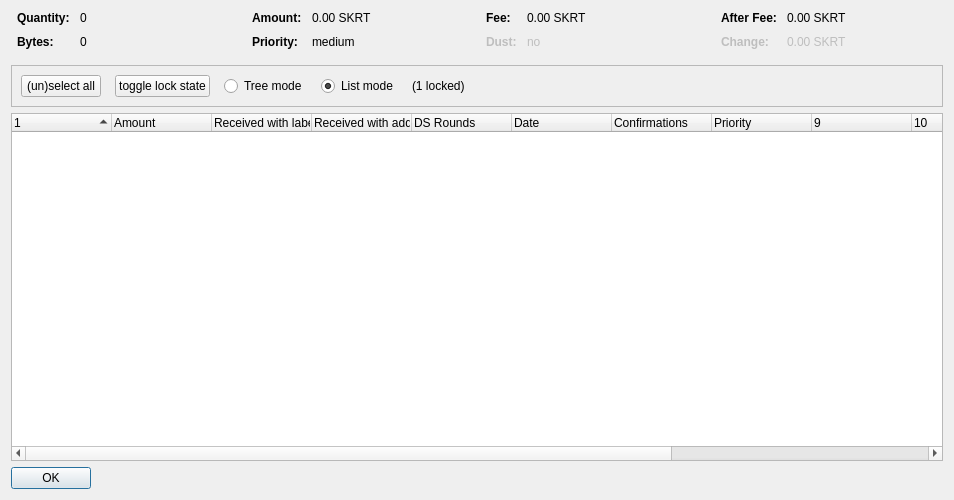
<?xml version="1.0" encoding="UTF-8"?>
<ui version="4.0">
 <class>CoinControlDialog</class>
 <widget class="QDialog" name="CoinControlDialog">
  <property name="geometry">
   <rect>
    <x>0</x>
    <y>0</y>
    <width>954</width>
    <height>500</height>
   </rect>
  </property>
  <property name="windowTitle">
   <string>Coin Selection</string>
  </property>
  <layout class="QVBoxLayout" name="verticalLayout">
   <item>
    <layout class="QHBoxLayout" name="horizontalLayoutTop" stretch="0,0,0,0">
     <property name="topMargin">
      <number>0</number>
     </property>
     <property name="bottomMargin">
      <number>10</number>
     </property>
     <item>
      <layout class="QFormLayout" name="formLayoutCoinControl1">
       <property name="horizontalSpacing">
        <number>10</number>
       </property>
       <property name="verticalSpacing">
        <number>10</number>
       </property>
       <property name="leftMargin">
        <number>6</number>
       </property>
       <property name="rightMargin">
        <number>6</number>
       </property>
       <item row="0" column="0">
        <widget class="QLabel" name="labelCoinControlQuantityText">
         <property name="font">
          <font>
           <weight>75</weight>
           <bold>true</bold>
          </font>
         </property>
         <property name="text">
          <string>Quantity:</string>
         </property>
        </widget>
       </item>
       <item row="0" column="1">
        <widget class="QLabel" name="labelCoinControlQuantity">
         <property name="cursor">
          <cursorShape>IBeamCursor</cursorShape>
         </property>
         <property name="contextMenuPolicy">
          <enum>Qt::ActionsContextMenu</enum>
         </property>
         <property name="text">
          <string notr="true">0</string>
         </property>
         <property name="textInteractionFlags">
          <set>Qt::LinksAccessibleByMouse|Qt::TextSelectableByKeyboard|Qt::TextSelectableByMouse</set>
         </property>
        </widget>
       </item>
       <item row="1" column="0">
        <widget class="QLabel" name="labelCoinControlBytesText">
         <property name="font">
          <font>
           <weight>75</weight>
           <bold>true</bold>
          </font>
         </property>
         <property name="text">
          <string>Bytes:</string>
         </property>
        </widget>
       </item>
       <item row="1" column="1">
        <widget class="QLabel" name="labelCoinControlBytes">
         <property name="cursor">
          <cursorShape>IBeamCursor</cursorShape>
         </property>
         <property name="contextMenuPolicy">
          <enum>Qt::ActionsContextMenu</enum>
         </property>
         <property name="text">
          <string notr="true">0</string>
         </property>
         <property name="textInteractionFlags">
          <set>Qt::LinksAccessibleByMouse|Qt::TextSelectableByKeyboard|Qt::TextSelectableByMouse</set>
         </property>
        </widget>
       </item>
      </layout>
     </item>
     <item>
      <layout class="QFormLayout" name="formLayoutCoinControl2">
       <property name="horizontalSpacing">
        <number>10</number>
       </property>
       <property name="verticalSpacing">
        <number>10</number>
       </property>
       <property name="leftMargin">
        <number>6</number>
       </property>
       <property name="rightMargin">
        <number>6</number>
       </property>
       <item row="0" column="0">
        <widget class="QLabel" name="labelCoinControlAmountText">
         <property name="font">
          <font>
           <weight>75</weight>
           <bold>true</bold>
          </font>
         </property>
         <property name="text">
          <string>Amount:</string>
         </property>
        </widget>
       </item>
       <item row="0" column="1">
        <widget class="QLabel" name="labelCoinControlAmount">
         <property name="cursor">
          <cursorShape>IBeamCursor</cursorShape>
         </property>
         <property name="contextMenuPolicy">
          <enum>Qt::ActionsContextMenu</enum>
         </property>
         <property name="text">
          <string notr="true">0.00 SKRT</string>
         </property>
         <property name="textInteractionFlags">
          <set>Qt::LinksAccessibleByMouse|Qt::TextSelectableByKeyboard|Qt::TextSelectableByMouse</set>
         </property>
        </widget>
       </item>
       <item row="1" column="0">
        <widget class="QLabel" name="labelCoinControlPriorityText">
         <property name="font">
          <font>
           <weight>75</weight>
           <bold>true</bold>
          </font>
         </property>
         <property name="text">
          <string>Priority:</string>
         </property>
        </widget>
       </item>
       <item row="1" column="1">
        <widget class="QLabel" name="labelCoinControlPriority">
         <property name="cursor">
          <cursorShape>IBeamCursor</cursorShape>
         </property>
         <property name="contextMenuPolicy">
          <enum>Qt::ActionsContextMenu</enum>
         </property>
         <property name="text">
          <string>medium</string>
         </property>
         <property name="textInteractionFlags">
          <set>Qt::LinksAccessibleByMouse|Qt::TextSelectableByKeyboard|Qt::TextSelectableByMouse</set>
         </property>
        </widget>
       </item>
      </layout>
     </item>
     <item>
      <layout class="QFormLayout" name="formLayoutCoinControl3">
       <property name="horizontalSpacing">
        <number>10</number>
       </property>
       <property name="verticalSpacing">
        <number>10</number>
       </property>
       <property name="leftMargin">
        <number>6</number>
       </property>
       <property name="rightMargin">
        <number>6</number>
       </property>
       <item row="0" column="0">
        <widget class="QLabel" name="labelCoinControlFeeText">
         <property name="font">
          <font>
           <weight>75</weight>
           <bold>true</bold>
          </font>
         </property>
         <property name="text">
          <string>Fee:</string>
         </property>
        </widget>
       </item>
       <item row="0" column="1">
        <widget class="QLabel" name="labelCoinControlFee">
         <property name="cursor">
          <cursorShape>IBeamCursor</cursorShape>
         </property>
         <property name="contextMenuPolicy">
          <enum>Qt::ActionsContextMenu</enum>
         </property>
         <property name="text">
          <string notr="true">0.00 SKRT</string>
         </property>
         <property name="textInteractionFlags">
          <set>Qt::LinksAccessibleByMouse|Qt::TextSelectableByKeyboard|Qt::TextSelectableByMouse</set>
         </property>
        </widget>
       </item>
       <item row="1" column="0">
        <widget class="QLabel" name="labelCoinControlLowOutputText">
         <property name="enabled">
          <bool>false</bool>
         </property>
         <property name="font">
          <font>
           <weight>75</weight>
           <bold>true</bold>
          </font>
         </property>
         <property name="text">
          <string>Dust:</string>
         </property>
        </widget>
       </item>
       <item row="1" column="1">
        <widget class="QLabel" name="labelCoinControlLowOutput">
         <property name="enabled">
          <bool>false</bool>
         </property>
         <property name="cursor">
          <cursorShape>IBeamCursor</cursorShape>
         </property>
         <property name="contextMenuPolicy">
          <enum>Qt::ActionsContextMenu</enum>
         </property>
         <property name="text">
          <string>no</string>
         </property>
         <property name="textInteractionFlags">
          <set>Qt::LinksAccessibleByMouse|Qt::TextSelectableByKeyboard|Qt::TextSelectableByMouse</set>
         </property>
        </widget>
       </item>
      </layout>
     </item>
     <item>
      <layout class="QFormLayout" name="formLayoutCoinControl4">
       <property name="horizontalSpacing">
        <number>10</number>
       </property>
       <property name="verticalSpacing">
        <number>10</number>
       </property>
       <property name="leftMargin">
        <number>6</number>
       </property>
       <property name="rightMargin">
        <number>6</number>
       </property>
       <item row="0" column="0">
        <widget class="QLabel" name="labelCoinControlAfterFeeText">
         <property name="font">
          <font>
           <weight>75</weight>
           <bold>true</bold>
          </font>
         </property>
         <property name="text">
          <string>After Fee:</string>
         </property>
        </widget>
       </item>
       <item row="0" column="1">
        <widget class="QLabel" name="labelCoinControlAfterFee">
         <property name="cursor">
          <cursorShape>IBeamCursor</cursorShape>
         </property>
         <property name="contextMenuPolicy">
          <enum>Qt::ActionsContextMenu</enum>
         </property>
         <property name="text">
          <string notr="true">0.00 SKRT</string>
         </property>
         <property name="textInteractionFlags">
          <set>Qt::LinksAccessibleByMouse|Qt::TextSelectableByKeyboard|Qt::TextSelectableByMouse</set>
         </property>
        </widget>
       </item>
       <item row="1" column="0">
        <widget class="QLabel" name="labelCoinControlChangeText">
         <property name="enabled">
          <bool>false</bool>
         </property>
         <property name="font">
          <font>
           <weight>75</weight>
           <bold>true</bold>
          </font>
         </property>
         <property name="text">
          <string>Change:</string>
         </property>
        </widget>
       </item>
       <item row="1" column="1">
        <widget class="QLabel" name="labelCoinControlChange">
         <property name="enabled">
          <bool>false</bool>
         </property>
         <property name="cursor">
          <cursorShape>IBeamCursor</cursorShape>
         </property>
         <property name="contextMenuPolicy">
          <enum>Qt::ActionsContextMenu</enum>
         </property>
         <property name="text">
          <string notr="true">0.00 SKRT</string>
         </property>
         <property name="textInteractionFlags">
          <set>Qt::LinksAccessibleByMouse|Qt::TextSelectableByKeyboard|Qt::TextSelectableByMouse</set>
         </property>
        </widget>
       </item>
      </layout>
     </item>
    </layout>
   </item>
   <item>
    <widget class="QFrame" name="frame">
     <property name="minimumSize">
      <size>
       <width>0</width>
       <height>40</height>
      </size>
     </property>
     <property name="frameShape">
      <enum>QFrame::StyledPanel</enum>
     </property>
     <property name="frameShadow">
      <enum>QFrame::Sunken</enum>
     </property>
     <layout class="QHBoxLayout" name="horizontalLayout">
      <item>
       <layout class="QHBoxLayout" name="horizontalLayoutPanel" stretch="0,0,0,0,0,0">
        <property name="spacing">
         <number>14</number>
        </property>
        <item>
         <widget class="QPushButton" name="pushButtonSelectAll">
          <property name="sizePolicy">
           <sizepolicy hsizetype="Maximum" vsizetype="Fixed">
            <horstretch>0</horstretch>
            <verstretch>0</verstretch>
           </sizepolicy>
          </property>
          <property name="text">
           <string>(un)select all</string>
          </property>
          <property name="autoDefault">
           <bool>false</bool>
          </property>
         </widget>
        </item>
        <item>
         <widget class="QPushButton" name="pushButtonToggleLock">
          <property name="sizePolicy">
           <sizepolicy hsizetype="Maximum" vsizetype="Fixed">
            <horstretch>0</horstretch>
            <verstretch>0</verstretch>
           </sizepolicy>
          </property>
          <property name="text">
           <string>toggle lock state</string>
          </property>
          <property name="autoDefault">
           <bool>false</bool>
          </property>
         </widget>
        </item>
        <item>
         <widget class="QRadioButton" name="radioTreeMode">
          <property name="sizePolicy">
           <sizepolicy hsizetype="Maximum" vsizetype="Fixed">
            <horstretch>0</horstretch>
            <verstretch>0</verstretch>
           </sizepolicy>
          </property>
          <property name="text">
           <string>Tree mode</string>
          </property>
         </widget>
        </item>
        <item>
         <widget class="QRadioButton" name="radioListMode">
          <property name="sizePolicy">
           <sizepolicy hsizetype="Maximum" vsizetype="Fixed">
            <horstretch>0</horstretch>
            <verstretch>0</verstretch>
           </sizepolicy>
          </property>
          <property name="text">
           <string>List mode</string>
          </property>
          <property name="checked">
           <bool>true</bool>
          </property>
         </widget>
        </item>
        <item>
         <widget class="QLabel" name="labelLocked">
          <property name="text">
           <string>(1 locked)</string>
          </property>
         </widget>
        </item>
        <item>
         <spacer name="horizontalSpacer">
          <property name="orientation">
           <enum>Qt::Horizontal</enum>
          </property>
          <property name="sizeHint" stdset="0">
           <size>
            <width>40</width>
            <height>20</height>
           </size>
          </property>
         </spacer>
        </item>
       </layout>
      </item>
     </layout>
    </widget>
   </item>
   <item>
    <widget class="CoinControlTreeWidget" name="treeWidget">
     <property name="contextMenuPolicy">
      <enum>Qt::CustomContextMenu</enum>
     </property>
     <property name="sortingEnabled">
      <bool>false</bool>
     </property>
     <property name="columnCount">
      <number>13</number>
     </property>
     <attribute name="headerShowSortIndicator" stdset="0">
      <bool>true</bool>
     </attribute>
     <attribute name="headerStretchLastSection">
      <bool>false</bool>
     </attribute>
     <column>
      <property name="text">
       <string/>
      </property>
     </column>
     <column>
      <property name="text">
       <string>Amount</string>
      </property>
     </column>
     <column>
      <property name="text">
       <string>Received with label</string>
      </property>
     </column>
     <column>
      <property name="text">
       <string>Received with address</string>
      </property>
     </column>
     <column>
      <property name="text">
       <string>DS Rounds</string>
      </property>
     </column>
     <column>
      <property name="text">
       <string>Date</string>
      </property>
     </column>
     <column>
      <property name="text">
       <string>Confirmations</string>
      </property>
      <property name="toolTip">
       <string>Confirmed</string>
      </property>
     </column>
     <column>
      <property name="text">
       <string>Priority</string>
      </property>
     </column>
     <column>
      <property name="text">
       <string/>
      </property>
     </column>
     <column>
      <property name="text">
       <string/>
      </property>
     </column>
     <column>
      <property name="text">
       <string/>
      </property>
     </column>
     <column>
      <property name="text">
       <string/>
      </property>
     </column>
     <column>
      <property name="text">
       <string/>
      </property>
     </column>
    </widget>
   </item>
   <item>
    <widget class="QDialogButtonBox" name="buttonBox">
     <property name="sizePolicy">
      <sizepolicy hsizetype="Maximum" vsizetype="Fixed">
       <horstretch>0</horstretch>
       <verstretch>0</verstretch>
      </sizepolicy>
     </property>
     <property name="orientation">
      <enum>Qt::Horizontal</enum>
     </property>
     <property name="standardButtons">
      <set>QDialogButtonBox::Ok</set>
     </property>
    </widget>
   </item>
  </layout>
 </widget>
 <customwidgets>
  <customwidget>
   <class>CoinControlTreeWidget</class>
   <extends>QTreeWidget</extends>
   <header>coincontroltreewidget.h</header>
  </customwidget>
 </customwidgets>
 <resources/>
 <connections/>
</ui>
